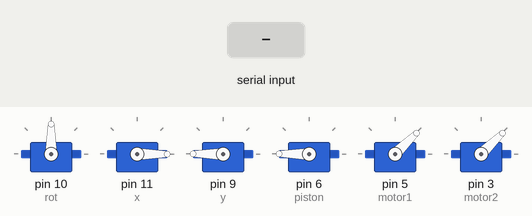
This sketch was run on a simulated Arduino Uno, built with avr-gcc and run on an emulated ATmega328P. On the bench: 6 × servo. The inputs (shaded band) are chosen by the test bench. What the sketch prints to the serial monitor is not drawn.

Above: at 5.7 s.
5.8 s: "90,45,200\n" received over Serial
At 8.2 s:
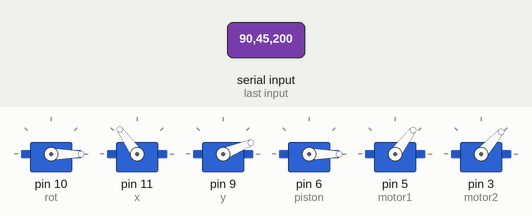
8.8 s: "30,150,10\n" received over Serial
At 9.2 s:
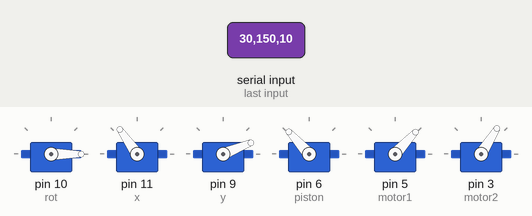
11.8 s: "90,45,200,10\n" received over Serial
At 14.1 s:
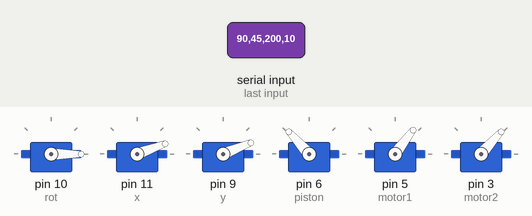
14.8 s: "30,150,10,200\n" received over Serial
At 17.5 s:
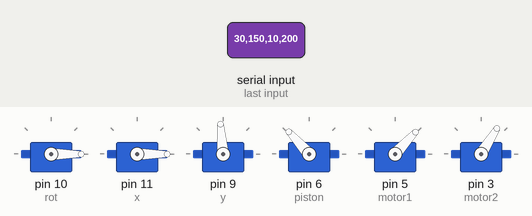
17.8 s: "1,90,45\n" received over Serial
At 21.5 s:
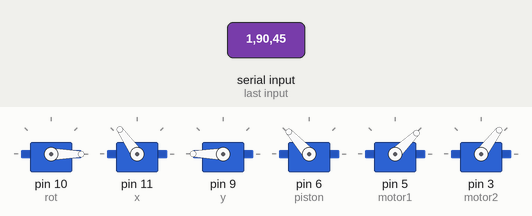
Timing chart, 0 to 21.8 s (numbered marks = the images above; inputs shaded):
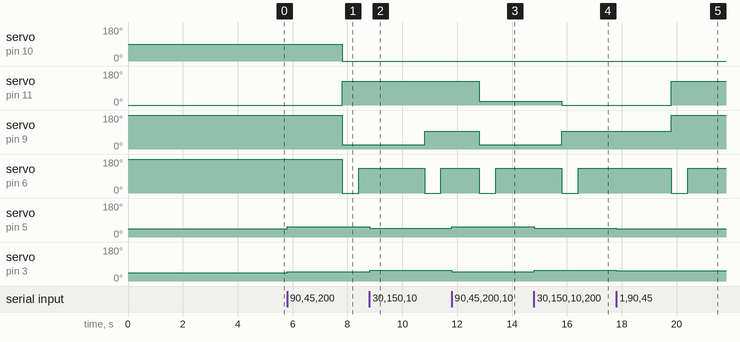

Measured:
- after the input at 5.8 s, servo on pin 10 (rot): 90° → 0° after 2.0 s; servo on pin 11 (x): 0° → 125° after 2.0 s; servo on pin 9 (y): 180° → 22° after 2.0 s; servo on pin 6 (piston): 180° → 0° after 2.0 s, → 132° 0.60 s later; servo on pin 5 (motor1): 44° → 53° at once
- after the input at 8.8 s, servo on pin 9 (y): 22° → 95° after 2.0 s; servo on pin 6 (piston): 132° → 0° after 2.0 s, → 132° 0.60 s later; servo on pin 5 (motor1): 53° → 47° at once; servo on pin 3 (motor2): 48° → 58° at once
- after the input at 11.8 s, servo on pin 11 (x): 125° → 20° after 1.0 s; servo on pin 9 (y): 95° → 22° after 1.0 s; servo on pin 6 (piston): 132° → 0° after 1.0 s, → 132° 0.60 s later; servo on pin 5 (motor1): 47° → 53° at once; servo on pin 3 (motor2): 58° → 48° at once
- after the input at 14.8 s, servo on pin 11 (x): 20° → 0° after 1.0 s; servo on pin 9 (y): 22° → 95° after 1.0 s; servo on pin 6 (piston): 132° → 0° after 1.0 s, → 132° 0.60 s later; servo on pin 5 (motor1): 53° → 47° at once; servo on pin 3 (motor2): 48° → 58° at once
- after the input at 17.8 s, servo on pin 11 (x): 0° → 125° after 2.0 s; servo on pin 9 (y): 95° → 180° after 2.0 s; servo on pin 6 (piston): 132° → 0° after 2.0 s, → 132° 0.60 s later; servo on pin 5 (motor1): 47° → 44° at once; servo on pin 3 (motor2): 58° → 53° at once

The sketch:

xyrfun.ino
```cpp
#include<Servo.h>


#define MOTOR_PULSE_ZERO 1000
#define MOTOR_PULSE_180 1940
#define SERVO_PULSE_ZERO 544
#define SERVO_PULSE_180 2300

int valx,valy,valr,speed1,speed2;
Servo rot,x,y,piston,motor1,motor2;
void setup() {
  // put your setup code here, to run once:
rot.attach(10);
x.attach(11);
y.attach(9);
piston.attach(6);
Serial.begin(9600);
startup();
motor1.attach(5);
motor2.attach(3);
//servo_test();
enable_motors();
delay(2000);
Serial.flush();
}

void servo_test()
{
  y.write(0);
  delay(1000);
  x.write(125);
  delay(1000);
  x.write(63);
  delay(1000);
  x.write(0);
  delay(1000);
  x.write(63);
  delay(1000);
  rot.write(0);
  y.write(60);
  delay(1000);
  x.write(125);
  y.write(100);
  rot.write(180);
  delay(1000);
  x.write(63);
  y.write(180);
  rot.write(90);
  delay(2000);
}
void enable_motors()
{
  motor1.writeMicroseconds(1000);
  motor2.writeMicroseconds(1000);

  //delay(2000); dont need these anymore

  //motor1.writeMicroseconds(2000); //initialize the signal to 1000
  //motor2.writeMicroseconds(2000);

  delay(1000);

  speed1= map(0, 0, 1023,1000,2000);
  motor1.writeMicroseconds(speed1);
  motor2.writeMicroseconds(speed1);


}

void startup()
{
  rot.write(90);
  x.write(0);
  y.write(180);
  piston.write(180);
  delay(1500);
}
void loop() {
  // put your main code here, to run repeatedly:

  if(Serial.available() == 5)
  {
   speed1= Serial.parseInt();//analogRead(A0); //Read input from analog pin a0 and store in val
   speed2 = Serial.parseInt();
   speed1 = map(speed1, 0, 1023,1000,2000);
   speed2 = map(speed2, 0, 1023,1000,2000);
    motor1.writeMicroseconds(speed1);
    motor2.writeMicroseconds(speed2);
    valy = Serial.parseInt();
    valy = (valy/9.0)*32+60;
    Serial.print(valy);
    Serial.print(" ");
    valx = Serial.parseInt();
    valx = (valx/12.0)*(-125)+125;
    Serial.println(valx);
    valr = Serial.parseInt();

//speed2= Serial.parseInt();
    piston_up();
    y.write(valy);//writeMicroseconds( map(valy,9,0,SERVO_PULSE_ZERO,SERVO_PULSE_180) );//write(valy);
    x.write(valx);//writeMicroseconds( map(valx,0,12,SERVO_PULSE_ZERO,SERVO_PULSE_180) );//write(valx);
    rot.writeMicroseconds( map(valr,0,180,SERVO_PULSE_ZERO,SERVO_PULSE_180) );
   piston_down();
  }
}

void piston_up()
{
  piston.writeMicroseconds( map(0,0,180,SERVO_PULSE_ZERO,SERVO_PULSE_180) );
}

void piston_down()
{
  delay(600);
  piston.writeMicroseconds( map(140,0,180,SERVO_PULSE_ZERO,SERVO_PULSE_180) );
}
```
